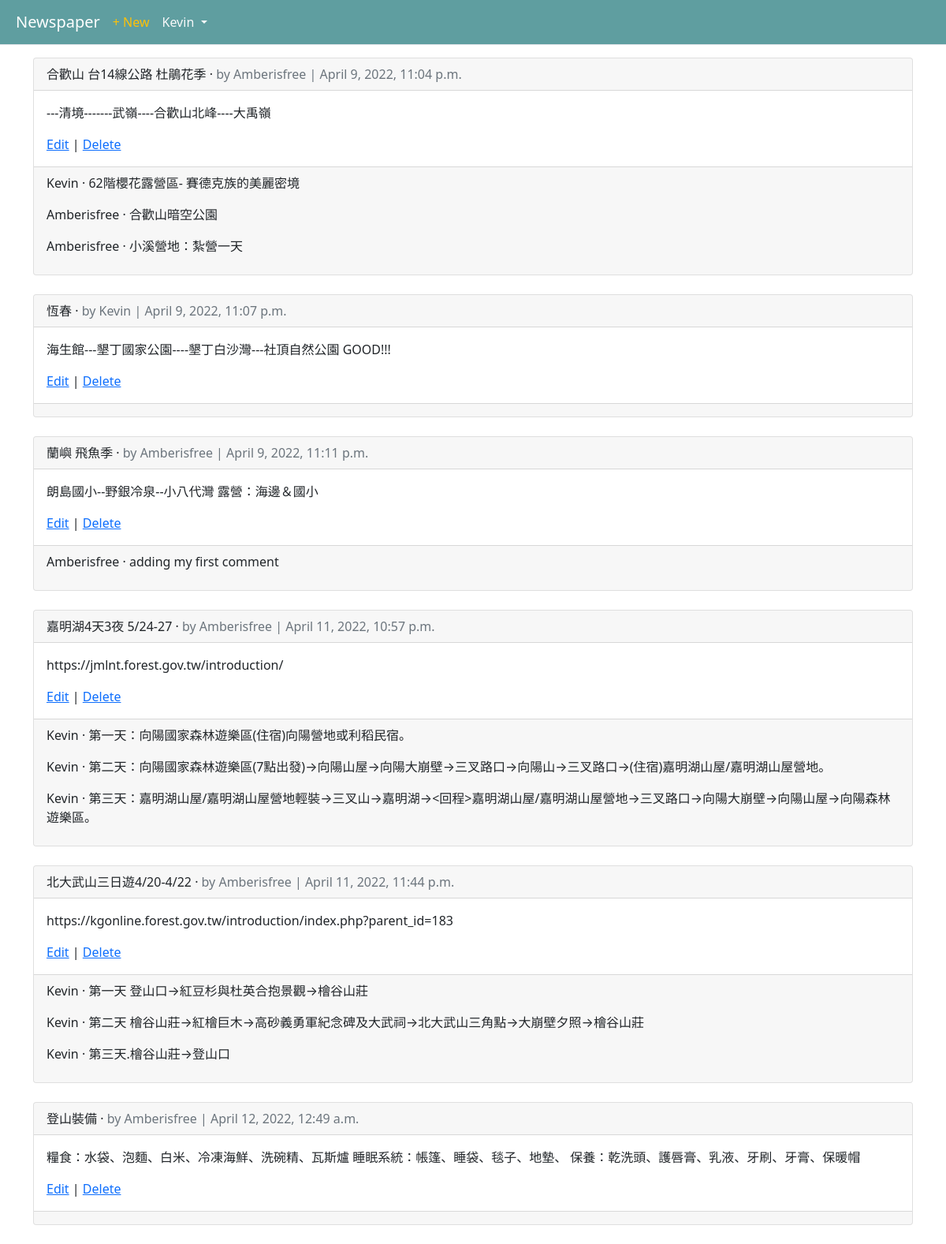
Screenshot of /articles/ (signed in) with the database file from the repository.
### users/models.py (models this page shows)
class CustomUser(AbstractUser):
    pass

### articles/models.py (models this page shows, shortened)
class Article(models.Model):
    title = models.CharField(max_length=255)
    body = models.TextField()
    date = models.DateTimeField(auto_now_add=True)
    author = models.ForeignKey(
        get_user_model(),
        on_delete=models.CASCADE,
        )

class Comment(models.Model): # new
    article = models.ForeignKey(
        Article,
        on_delete=models.CASCADE,
        related_name='comments', # new
        )
    comment = models.CharField(max_length=140)
    author = models.ForeignKey(
        get_user_model(),
        on_delete=models.CASCADE,
        )
    def __str__(self):
        return self.comment

### articles/views.py (the view)
# urls.py: path('', ArticleListView.as_view(), name='article_list'),
class ArticleListView(ListView):
    model = Article
    template_name = 'article_list.html'

### templates/article_list.html (shortened to what this page needs)
{% extends 'base.html' %}
{% block content %}
  {% for article in object_list %}
  <div class="card">
    <div class="card-header">
      <span class="font-weight-bold">{{ article.title }}</span> &middot;
      <span class="text-muted">by {{ article.author }} |
        {{ article.date }}</span>
    </div>
    <div class="card-body">
        <p>{{ article.body }}</p>
        <a href="{% url 'article_edit' article.pk %}">Edit</a> |
        <a href="{% url 'article_delete' article.pk %}">Delete</a>
    </div>
        <div class="card-footer">
          {% for comment in article.comments.all %}
           <p>
             <span class="font-weight-bold">{{ comment.author }} &middot;</span>
             {{ comment }}
           </p>
           {% endfor %}
        </div>
    </div>
    <br />
  {% endfor %}
{% endblock content %}

### templates/base.html (shortened to what this page needs)
<!DOCTYPE html>
<html>
<head>
  <link href="https://cdn.jsdelivr.net/npm/bootstrap@5.1.3/dist/css/bootstrap.min.css" rel="stylesheet">
</head>
<body>
    <header class="p-0 mb-1 border-bottom">
     <nav class="p-2 navbar  navbar-expand-lg navbar-dark" style="background-color: Cadetblue;">
       <div class="container-fluid">
         <a class="navbar-brand" href="{% url 'home' %}">Newspaper</a>
         <div class="collapse navbar-collapse" id="navbarTogglerDemo02">
           <ul class="navbar-nav  hstack gap-3">
              <li class="nav-item ms-auto">
                {% if user.is_authenticated %}
                <a href="{% url 'article_new' %}" class="link-warning  text-decoration-none" >+ New</a>
              </li>
              <li class="nav-item dropdown">
                  <a href="#" class="d-block link-light text-decoration-none dropdown-toggle"
                      id="userMenu" data-bs-toggle="dropdown" aria-expanded="false">
                    {{ user.username }}
                  </a>
              </li>
                {% else %}
              <li class="nav-item">
                      <a href="{% url 'login' %}" class="btn btn-outline-light ">Log In</a>
                      <a href="{% url 'signup' %}" class="btn btn-dark me-1">Sign Up</a
              </li>
            </ul>
          {% endif %}
         </div>
       </div>
     </nav>
    </header>
    <main>
      <div class="container mt-3">
      {% block content %}
      {% endblock content %}
      </div>
    </main>
</body>
</html>

### rows the page displays
CustomUser: username "Kevin"
Article: title "合歡山 台14線公路 杜鵑花季", author "Amberisfree", date "April 9, 2022, 11:04 p.m.", body "---清境-------武嶺----合歡山北峰----大禹嶺"
Comment: author "Kevin", comment "62階櫻花露營區- 賽德克族的美麗密境"
Comment: author "Amberisfree", comment "合歡山暗空公園"
Comment: author "Amberisfree", comment "小溪營地：紮營一天"
Article: title "恆春", author "Kevin", date "April 9, 2022, 11:07 p.m.", body "海生館---墾丁國家公園----墾丁白沙灣---社頂自然公園 GOOD!!!"
Article: title "蘭嶼 飛魚季", author "Amberisfree", date "April 9, 2022, 11:11 p.m.", body "朗島國小--野銀冷泉--小八代灣 露營：海邊＆國小"
Comment: author "Amberisfree", comment "adding my first comment"
Article: title "嘉明湖4天3夜 5/24-27", author "Amberisfree", date "April 11, 2022, 10:57 p.m.", body "https://jmlnt.forest.gov.tw/introduction/"
Comment: author "Kevin", comment "第一天：向陽國家森林遊樂區(住宿)向陽營地或利稻民宿。"
Comment: author "Kevin", comment "第二天：向陽國家森林遊樂區(7點出發)→向陽山屋→向陽大崩壁→三叉路口→向陽山→三叉路口→(住宿)嘉明湖山屋/嘉明湖山屋營地。"
Comment: author "Kevin", comment "第三天：嘉明湖山屋/嘉明湖山屋營地輕裝→三叉山→嘉明湖→<回程>嘉明湖山屋/嘉明湖山屋營地→三叉路口→向陽大崩壁→向陽山屋→向陽森林遊樂區。"
Article: title "北大武山三日遊4/20-4/22", author "Amberisfree", date "April 11, 2022, 11:44 p.m.", body "https://kgonline.forest.gov.tw/introduction/index.php?parent_id=183"
Comment: author "Kevin", comment "第一天 登山口→紅豆杉與杜英合抱景觀→檜谷山莊"
Comment: author "Kevin", comment "第二天 檜谷山莊→紅檜巨木→高砂義勇軍紀念碑及大武祠→北大武山三角點→大崩壁夕照→檜谷山莊"
Comment: author "Kevin", comment "第三天.檜谷山莊→登山口"
Article: title "登山裝備", author "Amberisfree", date "April 12, 2022, 12:49 a.m.", body "糧食：水袋、泡麵、白米、冷凍海鮮、洗碗精、瓦斯爐 睡眠系統：帳篷、睡袋、毯子、地墊、 保養：乾洗頭、護唇膏、乳液、牙刷、牙膏、保暖帽"
